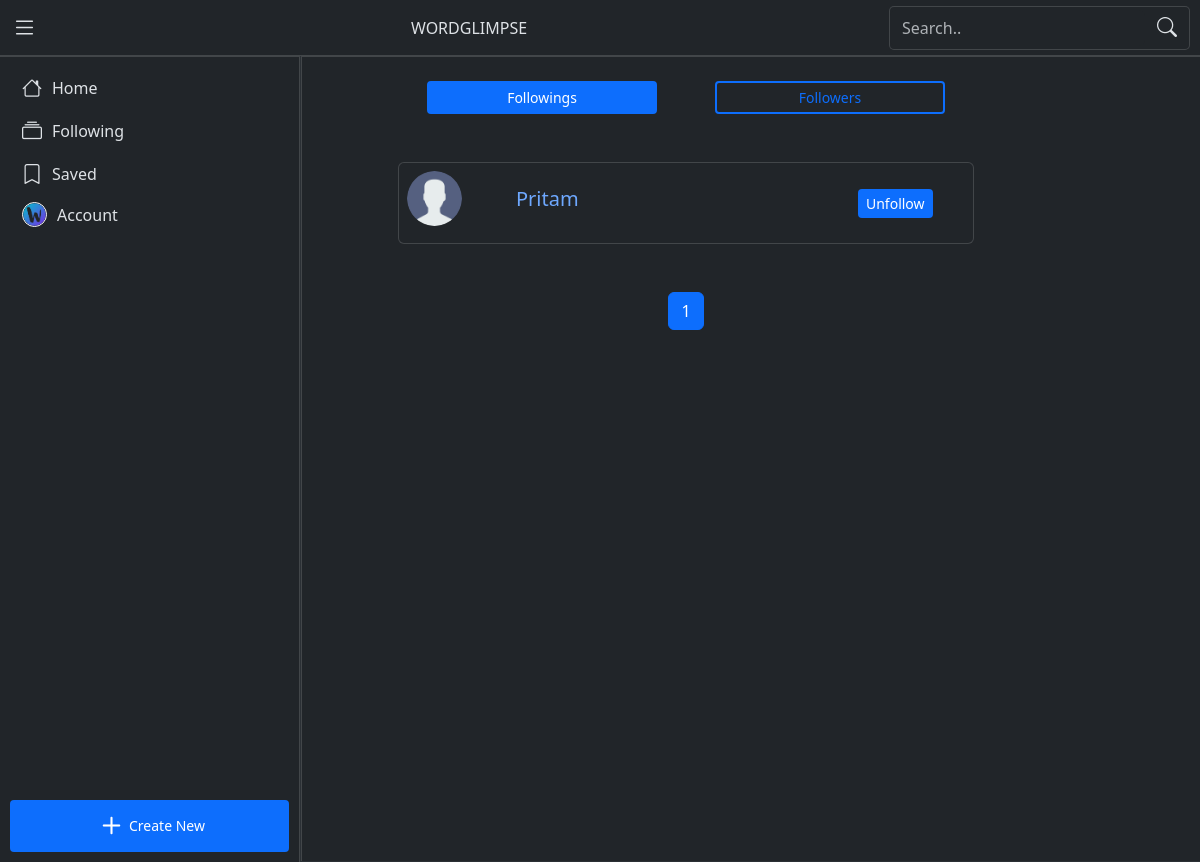
Screenshot of /followings (signed in) with the database file from the repository.
### tables this page shows
CREATE TABLE users (
    id INTEGER NOT NULL PRIMARY KEY,
    fname TEXT NOT NULL,
    lname TEXT,
    email TEXT NOT NULL UNIQUE,
    password TEXT NOT NULL, -- hashed password
    avatar TEXT,
    cover TEXT,
    bio TEXT,
    profession TEXT,
    public_email TEXT, -- Visiable email in profile
    username TEXT UNIQUE,
    -- Social media
    facebook TEXT,
    github TEXT,
    linkedin TEXT,
    instagram TEXT,
    twitter TEXT,
    website TEXT,
    -- Account Info
    created_at DATETIME NOT NULL DEFAULT CURRENT_TIMESTAMP,
    last_active DATETIME,
    -- Settings
    offer_messaging INTEGER DEFAULT 1, -- INTEGER 0 for no or 1 for yes
    post_reported_times INTEGER DEFAULT 0 -- Times reported post by other users
);

### user/main.py (the view)
@main_bp.route("/followings")
@login_required
def followings():
    page = int(request.args.get("page", 1))
    offset = (page - 1) * 30
    followings_ids = db.execute("SELECT profile_id FROM followings WHERE user_id = ? ORDER BY id DESC LIMIT 30 OFFSET ?", session["user_id"], offset)
    followings_id = [row["profile_id"] for row in followings_ids]
    followings = []
    if len(followings_id) > 0:
        followings = db.execute("SELECT * FROM users WHERE id IN (?)", followings_id)
    total_followings = len(followings)
    total_pages = (total_followings + 29) // 30  # Calculate total number of pages
    return render_template("followings.html", total_followings=total_followings, followings=followings, page=page, total_pages=total_pages)

### app.py (called while the page is built)
@app.after_request
def after_request(response):
    response.headers["Cache-Control"] = "no-cache, no-store, must-revalidate"
    response.headers["Expires"] = 0
    response.headers["Pragma"] = "no-cache"
    return response

@app.context_processor
def inject_user():
    if session.get("user_id") is None:
            return dict(categories=CATEGORIES)
    users = db.execute("SELECT * FROM users WHERE id = ?", session["user_id"])
    if len(users) == 0:
        """If user is not found, logout"""
        session.clear()
        return redirect("/")
    return dict(categories=CATEGORIES, user=users[0])

### user/helpers.py (called while the page is built)
def login_required(f):
    @wraps(f)
    def decorated_function(*args, **kwargs):
        if session.get("user_id") is None:
            return redirect("/login")
        return f(*args, **kwargs)
    return decorated_function

### templates/followings.html (shortened to what this page needs)
{% extends "layout.html" %}
{% block content %}
    <section class="middle-content p-2">
        <div class="middle-content-small">
            <div class="d-flex justify-content-around align-items-center mb-5 mt-3">
                <a href="/followings" class="btn btn-primary btn-sm" style="width:40%;border:2px solid var(--bs-primary);">Followings</a>
                <a href="/followers" class="btn btn-outline-primary btn-sm" style="width:40%;border:2px solid var(--bs-primary);">Followers</a>
            </div>
            {% if followings %}
                <div class="mb-5">
                    {% for following in followings %}
                        <div class="card p-2 mb-3">
                            <div class="row g-0">
                                <div class="col-2">
                                    <a href="/profile/{{ following.id }}">
                                        <img src="{% if following.avatar %}{{ following.avatar }}{% else %}/static/image/user.png{% endif %}" alt="User" class="rounded-circle object-fit-cover" style="width:55px; height:55px;">
                                    </a>
                                </div>
                                <div class="col-7">
                                    <div class="card-body">
                                        <h5 class="card-title text-truncate">
                                            <a href="/profile/{{ following.id }}" class="text-decoration-none text-bg">{{ following.fname }}</a>
                                        </h5>
                                    </div>
                                </div>
                                <div class="col-3 d-flex flex-row justify-content-center align-items-center gap-1">
                                    <button type="button" class="btn btn-primary btn-sm" onclick="follow_profile(this, '{{ following.id }}')">Unfollow</button>
                                </div>
                            </div>
                        </div>
                    {% endfor %}
                </div>
            <div class="d-flex justify-content-center mt-3">
                <nav aria-label="Page navigation example">
                    <ul class="pagination">
                            <li class="page-item active"><a class="page-link" href="#">{{ page }}</a></li>
                    </ul>
                </nav>
            </div>
            {% else %}
                <p class="text-center text-body-secondary text-small">Follow peoples to see them here!</p>
            {% endif %}
        </div>
    </section>
{% endblock %}

### templates/layout.html (shortened to what this page needs)
{% extends 'base.html' %}
{% block body %}
    <header class="fixed-top bg-body d-flex flex-row justify-content-between align-items-center">
        <button type="button" class="btn" title="Menu" data-bs-toggle="offcanvas" data-bs-target="#leftMenu" aria-controls="leftMenu">
            <i class="bi bi-list" style="font-size:25px;"></i>
        </button>
        <a href="/" title="Wordglimpse" class="navbar-brand">WORDGLIMPSE</a>
        <div class="d-none d-sm-inline-block" id="searchContainer">
            <form action="/search" method="get" class="bg-body d-flex flex-row align-items-center" id="searchForm">
                <input class="form-control" type="search" name="q" id="searchInput" placeholder="Search.." autocomplete="off" autofocus>
                <button type="submit" class="btn" title="Search">
                    <i class="bi bi-search"></i>
                </button>
            </form>
        </div>
    </header>
    <main class="tab-content main bg-body" id="mainTabContent">
        <div class="tab-pane fade" id="content-tab-pane" role="tabpanel" aria-labelledby="content-tab" tabindex="0">
            {% block content %}{% endblock %}
        </div>
    </main>
    <nav class="sidenav-md-left d-block d-md-flex flex-column justify-content-between bg-body">
        <div class="bottom-nav bg-body" role="tablist">
            <button class="btn active" type="button" title="Home" id="home-tab" data-bs-toggle="tab" data-bs-target="#home-tab-pane" role="tab" aria-controls="home-tab-pane" aria-selected="false" onclick="load_content('/')">
                <i class="bi bi-house"></i>
                <span>Home</span>
            </button>
            <button class="btn" type="button" title="Following" {% if user %} id="following-tab" data-bs-toggle="tab" data-bs-target="#following-tab-pane" role="tab" aria-controls="following-tab-pane" aria-selected="true" onclick="load_content('/following')" {% else %} data-bs-toggle="modal" data-bs-target="#loginRequiredModal" {%endif %}>
                <i class="bi bi-collection"></i>
                <span>Following</span>
            </button>
            <button class="btn" type="button" title="Saved" {% if user %} id="saved-tab" data-bs-toggle="tab"
                data-bs-target="#saved-tab-pane" role="tab" aria-controls="saved-tab-pane" aria-selected="true"
                onclick="load_content('/saved')" {% else %} data-bs-toggle="modal" data-bs-target="#loginRequiredModal" {%
                endif %}>
                <i class="bi bi-bookmark"></i>
                <span>Saved</span>
            </button>
            <button class="btn" type="button" title="Account" {% if user %} data-bs-toggle="offcanvas"
                data-bs-target="#sideNav" aria-controls="sideNav" {% else %} data-bs-toggle="modal"
                data-bs-target="#loginRequiredModal" {% endif %}>
                {% if user %}
                    <img src="{% if user.avatar %}{{ user.avatar }}{% else %}/static/image/user.png{% endif %}" title="Account">
                {% else %}
                    <i class="bi bi-person-circle"></i>
                {% endif %}
                <span>Account</span>
            </button>
        </div>
        <div class="d-none d-md-flex justify-content-center align-items-center">
            <button class="btn btn-sm p-0 btn-primary d-flex justify-content-center align-items-center" type="button"
                title="Create New" style="width:100%;max-width: 300px;" {% if user %} data-bs-toggle="offcanvas"
                data-bs-target="#newPostCard" aria-controls="newPostCard" {% else %} data-bs-toggle="modal"
                data-bs-target="#loginRequiredModal" {% endif %}>
                <i class="bi bi-plus" style="font-size:35px;"></i>
                <span>Create New</span>
            </button>
        </div>
    </nav>
{% endblock %}

### static/css/styles.css (style rules this page uses)
* { -ms-overflow-style: none; scrollbar-width: none; }
.bi { font-size: 20px; }
.btn { border:none; }
header { padding: 0.5px 0; border-bottom: 1px solid var(--bs-border-color-translucent); z-index: 999; }
.main { border-top: 1px solid var(--bs-border-color-translucent); border-bottom: 1px solid var(--bs-border-color-translucent); position: fixed; top: 49px; bottom: 58px; left: 0; right: 0; overflow-y: auto; }
.middle-content { width: 100%; max-width: 768px; }
.middle-content-small { width:100%; max-width: 576px; margin:auto; }
.sidenav-md-left { position: fixed; bottom: 0; left: 0; right: 0; z-index: 999; border-top: 1px solid var(--bs-border-color-translucent); }
.bottom-nav { display: flex; flex-direction: row; align-items: center; justify-content: space-around; }
.bottom-nav .btn { display: flex; flex-direction: column; align-items: center; justify-content: center; }
.bottom-nav .btn img { width: 25px; height: 25px; object-fit: cover; border: 1.5px solid #fff; border-radius: 50%; }
.bottom-nav .btn span { font-size: 70%; }
@media screen and (min-width:576px) { .main { top: 54px; } }
@media screen and (min-width:576px) { #searchContainer { background-color: var(--bs-body-bg); padding-top: 5px; padding-bottom: 5px; padding-right: 10px; } }
@media screen and (min-width:576px) { #searchForm { padding: 0; border: 1px solid var(--bs-border-color-translucent); border-radius: 5px; } }
@media screen and (min-width:576px) { #searchInput { border:none; } }
@media screen and (min-width:768px) { .main { top: 56px; bottom:1px; left: calc(25% + 1px); border-left: 1px solid var(--bs-border-color-translucent); border-bottom: 0; } }
@media screen and (min-width:768px) { .sidenav-md-left { top: 56px; width: 25%; padding: 10px; border-right: 1px solid var(--bs-border-color-translucent); } }
@media screen and (min-width:768px) { .bottom-nav { flex-direction: column; align-items: flex-start; justify-content: flex-start; } }
@media screen and (min-width:768px) { .bottom-nav .btn { width: 100%; flex-direction: row; justify-content: flex-start; gap: 10px; margin-bottom: 1px; } }
@media screen and (min-width:768px) { .bottom-nav .btn span { font-size: 100%; } }

### rows the page displays
users: fname "Pritam"
users: avatar (picture)

### other values shown
{{ page }} "1"
